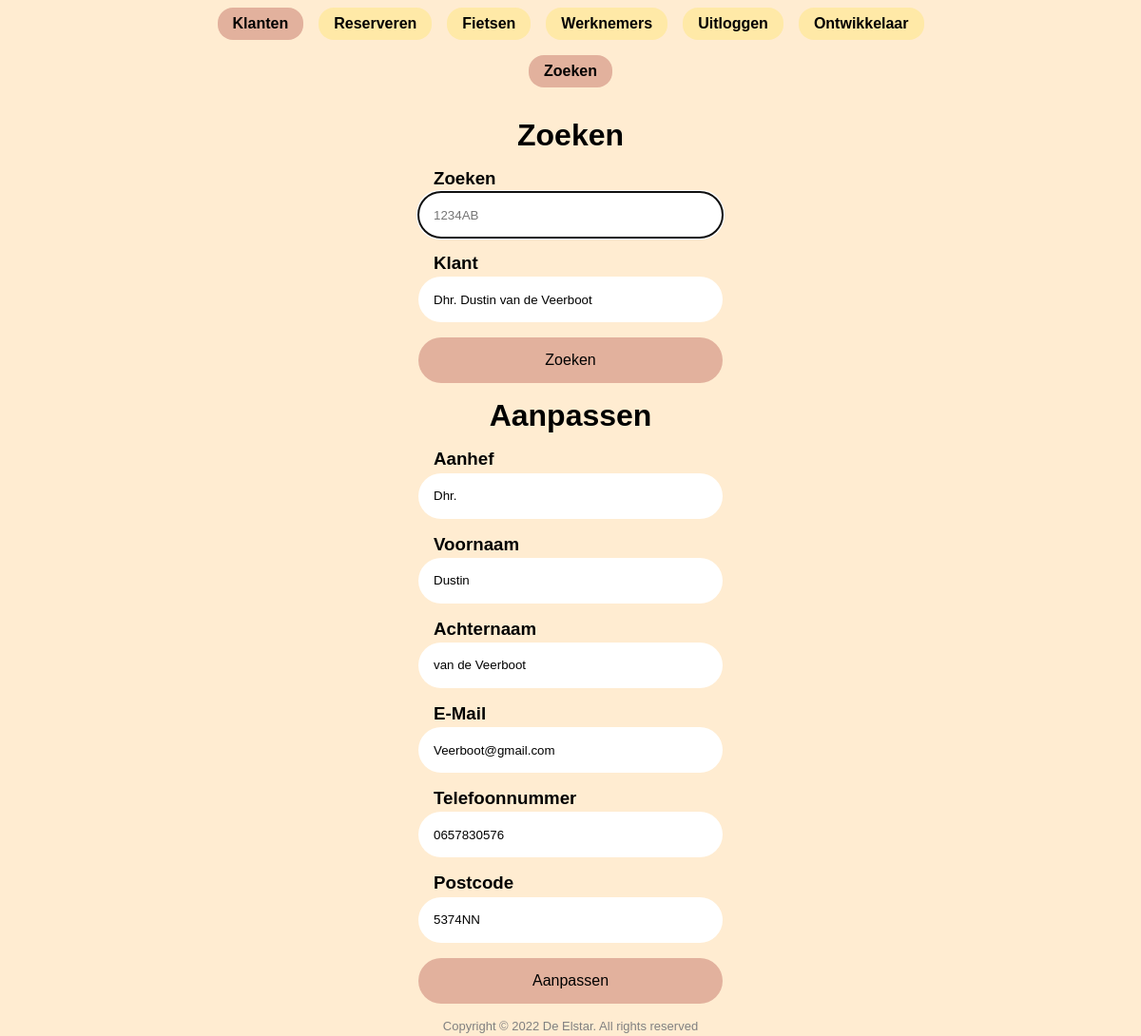
/ (signed in), run on an earlier commit of the app's database.
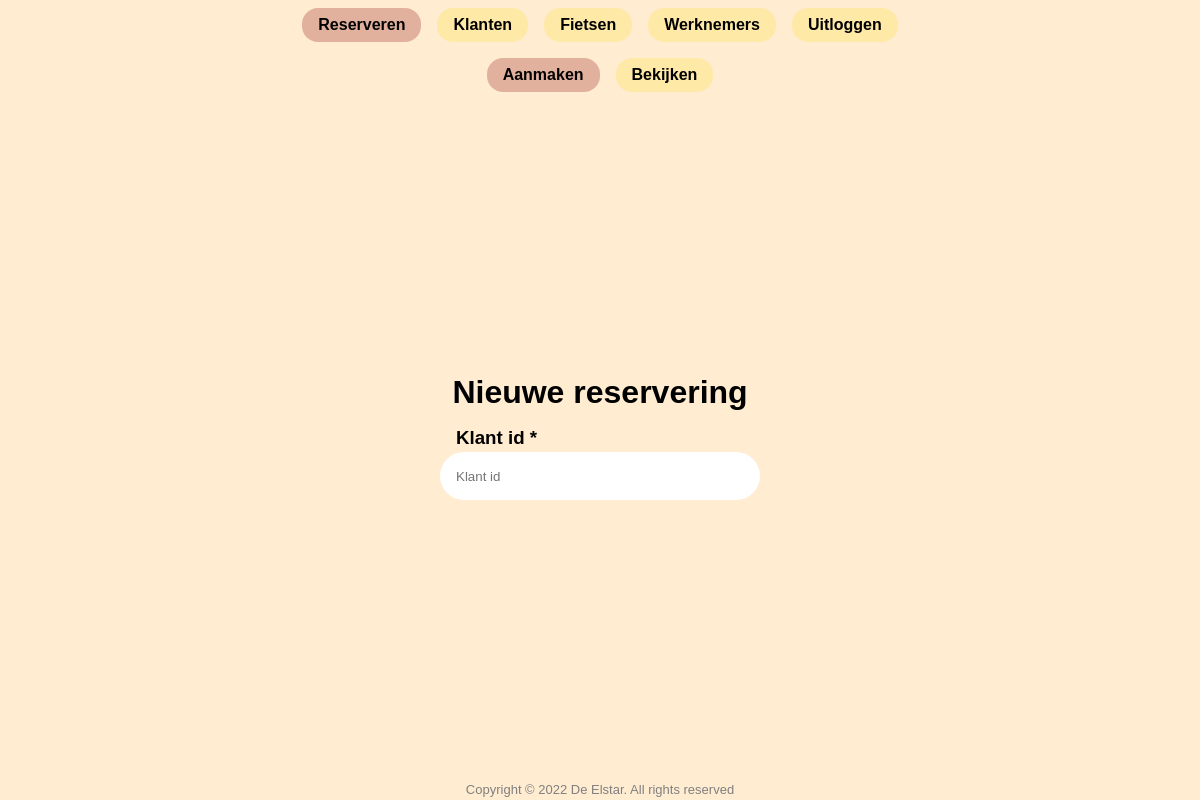
And on a later commit of the database.
### tables this page shows
CREATE TABLE `page` (
  `name` varchar(64) NOT NULL,
  `parent` varchar(64) NOT NULL,
  `display` varchar(64) NOT NULL,
  `order` int(8) NOT NULL DEFAULT 0,
  `permission` enum('user','admin') NOT NULL DEFAULT 'user'
);

CREATE TABLE `customer` (
  `id` int(11) NOT NULL,
  `salutation` varchar(20) NOT NULL,
  `name` varchar(45) NOT NULL,
  `surname` varchar(50) NOT NULL,
  `email` varchar(50) NOT NULL,
  `phonenumber` varchar(20) NOT NULL,
  `postalcode` varchar(8) NOT NULL,
  `address` varchar(100) NOT NULL,
  `comment` text NOT NULL
);

### classes/Database.php (called while the page is built, shortened)
<?php
class Database
{
    public static function getPDO(): PDO
    {
        static $pdo = new PDO("mysql:host=localhost;dbname=fietsverhuur_de_elstar", "root", "");
        return $pdo;
    }
}

### classes/Page.php (called while the page is built, shortened)
<?php
require_once("classes/Database.php");
class Page
{
    private string $name;
    private string $display;
    private function __construct(string $name, string $display)
    {
        $this->name = $name;
        $this->display = $display;
    }
    public function getName()
    {
        return $this->name;
    }
    public function getDisplay()
    {
        return $this->display;
    }
    public function getChildren(): array
    {
        $params = array(":parent" => $this->name);
        $sth = Database::getPDO()->prepare("SELECT `name`, `display` FROM `page` WHERE `parent` = :parent ORDER BY `order`;");
        $sth->execute($params);
        $children = array();
        while ($row = $sth->fetch())
        {
            $child = new Page($row["name"], $row["display"]);
            $children[] = $child;
        }
        return $children;
    }
    public static function getRootChildren(): array
    {
        $sth = Database::getPDO()->prepare("SELECT `name`, `display` FROM `page` WHERE `parent` = '' ORDER BY `order`;");
        $sth->execute();
        $children = array();
        while ($row = $sth->fetch())
        {
            $child = new Page($row["name"], $row["display"]);
            $children[] = $child;
        }
        return $children;
    }
}

### classes/Customer.php (called while the page is built, shortened)
<?php
require_once("Database.php");
class Customer
{
    private int $id;
    private string $salutation;
    private string $name;
    private string $surname;
    private string $email;
    private string $phonenumber;
    private string $postalcode;
    private function __construct(int $id, string $salutation, string $name, string $surname, string $email, string $phonenumber, string $postalcode, string $address, string $comment)
    {
        $this->id = $id;
        $this->salutation = $salutation;
        $this->name = $name;
        $this->surname = $surname;
        $this->email = $email;
        $this->phonenumber = $phonenumber;
        $this->postalcode = $postalcode;
    }
    public function getId(): int
    {
        return $this->id;
    }
    public function getFullName(): string
    {
        return "{$this->salutation} {$this->name} {$this->surname}";
    }
    public function getSalutation(): string
    {
        return $this->salutation;
    }
    public function getName(): string
    {
        return $this->name;
    }
    public function getSurname(): string
    {
        return $this->surname;
    }
    public function getEmail(): string
    {
        return $this->email;
    }
    public function getPhonenumber(): string
    {
        return $this->phonenumber;
    }
    public function getPostalcode(): string
    {
        return $this->postalcode;
    }
    public static function like($match): array
    {
        $params = array(":match" => $match);
        $sth = Database::getPDO()->prepare("SELECT `id`, `salutation`, `name`, `surname`, `email`, `phonenumber`, `postalcode`, `address`, `comment` FROM `customer` WHERE `postalcode` LIKE :match;");
        $sth->execute($params);
        $customers = array();
        while ($row = $sth->fetch())
        {
            $customers[$row["id"]] = new Customer($row["id"], $row["salutation"], $row["name"], $row["surname"], $row["email"], $row["phonenumber"], $row["postalcode"], $row["address"], $row["comment"]);
        }
        return $customers;
    }
}

### pages/customers/search.php (the view, shortened to what this page needs)
<?php
$match = "%";
$customers = Customer::like($match);
if (count($customers) > 0)
{
    if (array_key_exists(@$_SESSION["customer-id"], $customers))
        $customer = $customers[$_SESSION["customer-id"]];
    else
        $customer = $customers[key($customers)];
}
?>
<form method="POST" onchange="this.submit()">
    <header>Zoeken</header>
    <label class="field">
        <header>
            <h3>Zoeken</h3>
        </header>
        <input type="text" name="match" value="<?= htmlspecialchars($_SESSION["match"] ?? "") ?>" placeholder="1234AB" autofocus onfocus="this.select()" />
    </label>
    <?php if (count($customers) > 0) : ?>
        <label class="field">
            <header>
                <h3>Klant</h3>
            </header>
            <select name="customer-id">
                <?php foreach ($customers as $item) : ?>
                    <?php if (isset($_SESSION["customer-id"]) && $_SESSION["customer-id"] === $item->getId()) : ?>
                        <option value="<?= $item->getId() ?>" selected><?= htmlspecialchars($item->getFullName()) ?></option>
                    <?php else : ?>
                        <option value="<?= $item->getId() ?>"><?= htmlspecialchars($item->getFullName()) ?></option>
                    <?php endif ?>
                <?php endforeach ?>
            </select>
        </label>
    <?php endif ?>
    <input type="submit" name="search" value="Zoeken" />
</form>
<?php if (isset($customer)) : ?>
    <form method="POST">
        <header>Aanpassen</header>
        <label class="field">
            <header>
                <h3>Aanhef</h3>
            </header>
            <input type="text" name="salutation" value="<?= htmlspecialchars($customer->getSalutation()) ?>" placeholder="Aanhef" />
        </label>
        <label class="field">
            <header>
                <h3>Voornaam</h3>
            </header>
            <input type="text" name="name" value="<?= htmlspecialchars($customer->getName()) ?>" placeholder="Voornaam" />
        </label>
        <label class="field">
            <header>
                <h3>Achternaam</h3>
            </header>
            <input type="text" name="surname" value="<?= htmlspecialchars($customer->getSurname()) ?>" placeholder="Achternaam" />
        </label>
        <label class="field">
            <header>
                <h3>E-Mail</h3>
            </header>
            <input type="email" name="email" value="<?= htmlspecialchars($customer->getEmail()) ?>" placeholder="E-Mail" />
        </label>
        <label class="field">
            <header>
                <h3>Telefoonnummer</h3>
            </header>
            <input type="text" name="phonenumber" value="<?= htmlspecialchars($customer->getPhonenumber()) ?>" placeholder="Telefoonnummer" />
        </label>
        <label class="field">
            <header>
                <h3>Postcode</h3>
            </header>
            <input type="text" name="postalcode" value="<?= htmlspecialchars($customer->getPostalcode()) ?>" placeholder="Postcode" />
        </label>
        <input type="submit" name="c" value="Aanpassen" />
    </form>
<?php endif ?>

### index.php (shortened to what this page needs)
<?php
require_once("classes/Database.php");
require_once("classes/Employee.php");
require_once("classes/Page.php");
require_once("classes/Customer.php");
?>
<!DOCTYPE html>
<html>
<head>
    <link rel="stylesheet" href="<?= ROOT ?>css/style.css">
    <link rel="stylesheet" href="<?= ROOT ?>css/form.css">
    <link rel="stylesheet" href="<?= ROOT ?>css/header.css">
    <link rel="stylesheet" href="<?= ROOT ?>css/reserve.css">
    <link rel="stylesheet" href="<?= ROOT ?>css/table.css">
</head>
<body>
    <?php if (isset($_SESSION["user"])) : ?>
        <?php $children = Page::getRootChildren(); ?>
        <header id="header">
            <?php require("header.php"); ?>
        </header>
        <div class="page-wrapper">
            <?php require("pages/{$current->getName()}.php"); ?>
        </div>
    <?php else : ?>
        <div class="page-wrapper">
            <?php require("login.php"); ?>
        </div>
    <?php endif ?>
    <footer>Copyright © 2022 De Elstar. All rights reserved</footer>
</body>
</html>

### header.php (shortened to what this page needs)
<?php
$current = $children[0];
?>
<ul>
    <?php foreach ($children as $child) : ?>
        <?php if ($child == $current) : ?>
            <a href="<?= ROOT . $child->getName() ?>">
                <li class="current"><?= $child->getDisplay() ?></li>
            </a>
        <?php else : ?>
            <a href="<?= ROOT . $child->getName() ?>">
                <li><?= $child->getDisplay() ?></li>
            </a>
        <?php endif ?>
    <?php endforeach ?>
</ul>
<?php
if ($children = $current->getChildren())
    require("header.php");
?>

### pages/reserve/create_reserve.php (shortened to what this page needs)
<form action="" method="POST" onchange="this.submit()">
    <header>Nieuwe reservering</header>
    <label class="field">
        <?php if(!@$_SESSION["customerName"]) : ?>
            <header><h3>Klant id *</h3></header>
        <?php else : ?>
            <header><h3>Klant *</h3></header>
        <?php endif ?>
        <input  type="text" name="customerId" value="<?= @$_SESSION["customerName"] ?>" placeholder="Klant id" required>
    </label>
</form>

### css/style.css (style rules this page uses)
:root { --background-color: #ffECD1; --active-color: #E2B19D; --highlight-color: #ffE9A7; --input-color: #FFF; --error-color: #F00; }
body { margin: 0; padding: 0; min-height: 100vh; display: flex; flex-direction: column; font-family: Arial, Helvetica, sans-serif; background-color: var(--background-color); }
.page-wrapper { margin: auto; display: flex; flex-direction: column; align-items: center; gap: 1rem; }
footer { margin-top: 1rem; margin-bottom: .2rem; color: gray; text-align: center; font-size: small; }

### css/form.css (style rules this page uses)
form { margin: 0; padding: 0; width: 20rem; display: flex; flex-direction: column; gap: 1rem; align-items: stretch; }
form > header { margin: 0; padding: 0; font-size: 2rem; font-weight: bolder; text-align: center; }
form label { margin: 0; padding: 0; display: flex; flex-direction: row; align-items: center; gap: .5em; }
form .field { margin: 0; padding: 0; display: flex; flex-direction: column; align-items: stretch; gap: .2rem; }
form .field > header { margin: 0 1rem; padding: 0; display: flex; flex-direction: row; justify-content: space-between; align-items: center; gap: 1rem; }
form .field h3 { margin: 0; padding: 0; white-space: nowrap; }
form input { margin: 0; padding: 0 1rem; height: 3rem; border-radius: 1.5rem; border: none; background-color: var(--input-color); }
form input[type="submit"] { font-size: 1rem; background-color: var(--active-color); cursor: pointer; transition: filter .2s; }
form select { margin: 0; padding: 0 1rem; height: 3rem; border-radius: 1.5rem; border: none; appearance: none; background-color: var(--input-color); }

### css/header.css (style rules this page uses)
#header { margin-bottom: 1rem; padding: .5rem 1rem 1rem 1rem; display: flex; flex-direction: column; align-items: center; gap: 1rem; }
#header ul { margin: 0; padding: 0; display: flex; flex-direction: row; flex-wrap: wrap; justify-content: center; gap: .5rem 1rem; list-style: none; }
#header li { margin: 0; padding: .5rem 1rem; border-radius: 1rem; background-color: var(--highlight-color); transition: filter .2s; font-weight: bold; }
#header li.current { background-color: var(--active-color); }
#header a { color: black; text-decoration: none; }

### css/reserve.css (style rules this page uses)
a { text-decoration: none; color: black; }

What changed in the data, as far as the page shows it:
removed page: display "Ontwikkelaar"
no longer on this page (row unchanged): page: display "Zoeken"
no longer on this page (row unchanged): customer: salutation "Dhr.", name "Dustin", surname "van de Veerboot", email "Veerboot@gmail.com", phonenumber "0657830576", postalcode "5374NN"
changed page "Reserveren": moves up the list
now on this page (row edited): page: display "Aanmaken"
now on this page (row edited): page: display "Bekijken"
Also different on the page:
form field customer-id: "Dhr. Dustin van de Veerboot" → (not shown)
form field search: "Zoeken" → (not shown)
form field c: "Aanpassen" → (not shown)
text no longer shown: "Zoeken Zoeken Klant Aanpassen Aanhef Voornaam Achternaam E-Mail Telefoonnummer Postcode"
text now shown: "Nieuwe reservering Klant id *"
